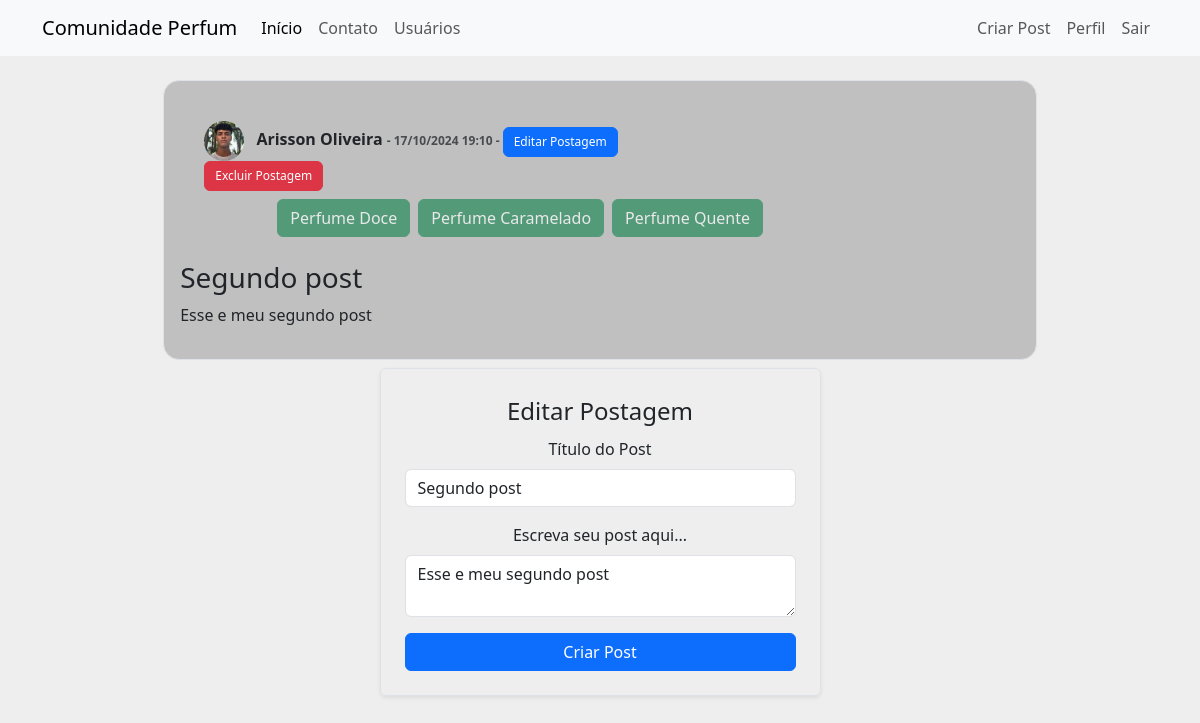
Before: /post/2 (signed in) with the older database file.
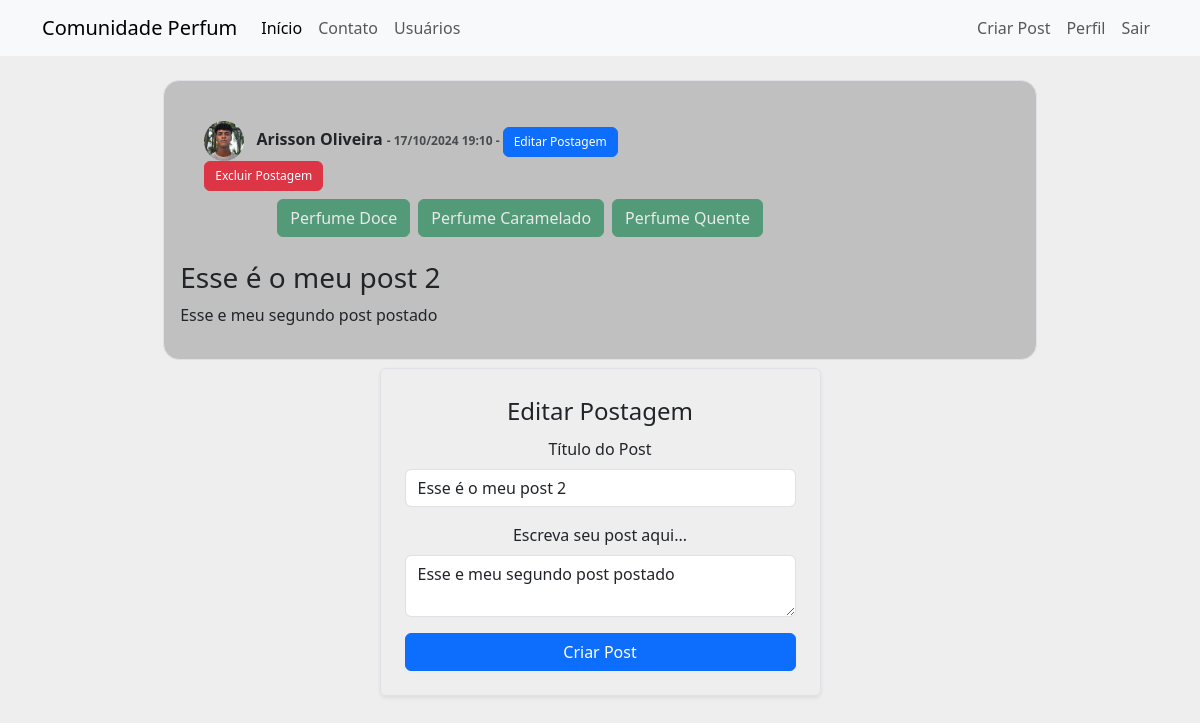
After: the same page with the newer database file.
### comunidadeperfum/models.py (models this page shows)
class Post(database.Model):
    id = database.Column(database.Integer, primary_key=True)
    titulo = database.Column(database.String, nullable=False)
    corpo = database.Column(database.Text, nullable=False)
    data_criacao = database.Column(database.DateTime, nullable=False, default=datetime.utcnow)
    id_usuario = database.Column(database.Integer, database.ForeignKey('usuario.id'), nullable= False)

### comunidadeperfum/routes.py (the view)
@app.route('/post/<post_id>', methods=['GET', 'POST'])
@login_required
def exibir_post(post_id):
    post = Post.query.get(post_id)
    if post is None:
        flash('Postagem não encontrada.', 'danger')
        return redirect(url_for('homepage'))
    if current_user == post.autor:
        form = FormCriarPost()
        if request.method == 'GET':
            form.titulo.data = post.titulo
            form.corpo.data = post.corpo
        elif form.validate_on_submit():
            post.titulo = form.titulo.data
            post.corpo = form.corpo.data
            database.session.commit()
            flash('Postagem editada com sucesso.', 'success')
            return redirect(url_for('homepage'))
    else:
        form = None
    return render_template('post.html', post=post, form=form)

### comunidadeperfum/forms.py
class FormCriarPost(FlaskForm):
    titulo = StringField('Título do Post', validators=[DataRequired(), Length(2, 140)])
    corpo = TextAreaField('Escreva seu post aqui...', validators=[DataRequired()])
    btn_submit = SubmitField('Criar Post')

### comunidadeperfum/models.py (called while the page is built)
@login_manager.user_loader
def load_usuario(id_usuario):
    return Usuario.query.get(int(id_usuario))

### comunidadeperfum/templates/post.html (shortened to what this page needs)
{% extends 'base.html' %}
{% block body %}
<div class="container nt-3">
    <div class="rol border mt-4 p-3 rounded-4 meupost">
        <div class="col col-8 p-4">
            <img src="{{ url_for('static', filename='images/' + (post.autor.foto_perfil)) }}" width="40" class="rounded-circle perfil-home">
            <strong class="p-2">
                {{ post.autor.username }} <small class="text-muted" style="font-size: 12px;"> - {{ post.data_criacao.strftime('%d/%m/%Y %H:%M') }}
                    {% if form %}
                         - <a href="#form_editarpost"><button type="button" class="btn btn-primary" style="padding: 5px 10px; font-size: 12px;">Editar Postagem</button></a> <a href="#" data-bs-toggle="modal" data-bs-target="#excluirpost"><button type="button" class="btn btn-primary btn-danger" style="padding: 5px 10px; font-size: 12px;">Excluir Postagem</button></a>
                    {% endif %}
                </small>
            </strong>
            <div class="row justify-content-center">
                <div class="col" style="text-align: center">
                    <div class="d-flex justify-content-center c-perfume">
                        {% for perfume in post.autor.perfumes.split(';') %}
                            <button type="button" class="btn btn-success mt-2 me-2" disabled>{{ perfume }}</button>
                        {% endfor %}
                    </div>
                </div>
            </div>
        </div>
        <div class="col-9">
            <h3>{{ post.titulo }}</h3>
            <p>{{ post.corpo }}</p>
        </div>
    </div>
</div>
{% if form %}
<div class="container text-center">
    <div class="row justify-content-center">
        <div class="col-md-5">
            <form method="POST" action="" id="form_editarpost" class="border p-4 mt-2 shadow-sm rounded">
                <legend>Editar Postagem</legend>
                <fieldset>
                    <div class="form-group mb-3">
                        {{ form.titulo.label(class="form-label") }}
                        {% if form.titulo.errors %}
                            {{ form.titulo(class="form-control is-invalid") }}
                            <div class="invalid-feedback">
                                {% for erro in form.titulo.errors %}
                                    {{ erro }}
                                {% endfor %}
                            </div>
                            {% else %}
                                {{ form.titulo(class="form-control") }}
                            {% endif %}
                    </div>
                    <div class="form-group mb-3">
                        {{ form.corpo.label(class="form-label") }}
                        {% if form.corpo.errors %}
                            {{ form.corpo(class="form-control is-invalid") }}
                            <div class="invalid-feedback">
                                {% for erro in form.corpo.errors %}
                                    {{ erro }}
                                {% endfor %}
                            </div>
                            {% else %}
                                {{ form.corpo(class="form-control") }}
                            {% endif %}
                    </div>
                </fieldset>
                <button type="submit" name="btn_submit_login" class="btn btn-primary w-100">
                    {{ form.btn_submit.label }}
                </button>
            </form>
        </div>
    </div>
</div>
{% endif %}
{% endblock %}

Changed rows visible on the page:
changed Post: titulo "Segundo post" → "Esse é o meu post 2"; corpo "Esse e meu segundo post" → "Esse e meu segundo post postado"
